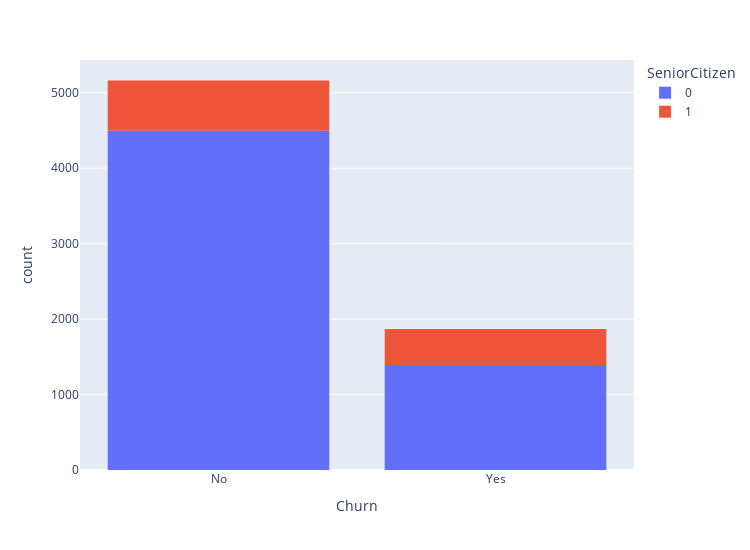

Source (notebook cell):
### Code cell
# churned vs non-churned based on senior citizen
diag = px.histogram(df, x="Churn", color="SeniorCitizen") #data_frame=df,x=numerical,y=numerical,color=categorical,barmode=("relative"(d),"group","overlay")
diag.update_layout(width=750, height=550)
diag.show()

### Figure 1 — Plotly figure (JSON) as saved in the notebook; plotly's stock layout.template omitted (floating-point values rounded to 4 significant figures; data arrays with more than 128 entries replaced by an {"elided": "..."} marker saying what was removed)
{"data": [{"alignmentgroup": "True", "bingroup": "x", "hovertemplate": "SeniorCitizen=0<br>Churn=%{x}<br>count=%{y}<extra></extra>", "legendgroup": "0", "marker": {"color": "#636efa", "pattern": {"shape": ""}}, "name": "0", "offsetgroup": "0", "orientation": "v", "showlegend": true, "type": "histogram", "x": {"elided": "5890 str values"}, "xaxis": "x", "yaxis": "y"}, {"alignmentgroup": "True", "bingroup": "x", "hovertemplate": "SeniorCitizen=1<br>Churn=%{x}<br>count=%{y}<extra></extra>", "legendgroup": "1", "marker": {"color": "#EF553B", "pattern": {"shape": ""}}, "name": "1", "offsetgroup": "1", "orientation": "v", "showlegend": true, "type": "histogram", "x": {"elided": "1142 str values"}, "xaxis": "x", "yaxis": "y"}], "layout": {"barmode": "relative", "height": 550, "legend": {"title": {"text": "SeniorCitizen"}, "tracegroupgap": 0}, "margin": {"t": 60}, "width": 750, "xaxis": {"anchor": "y", "domain": [0, 1], "title": {"text": "Churn"}}, "yaxis": {"anchor": "x", "domain": [0, 1], "title": {"text": "count"}}}}
